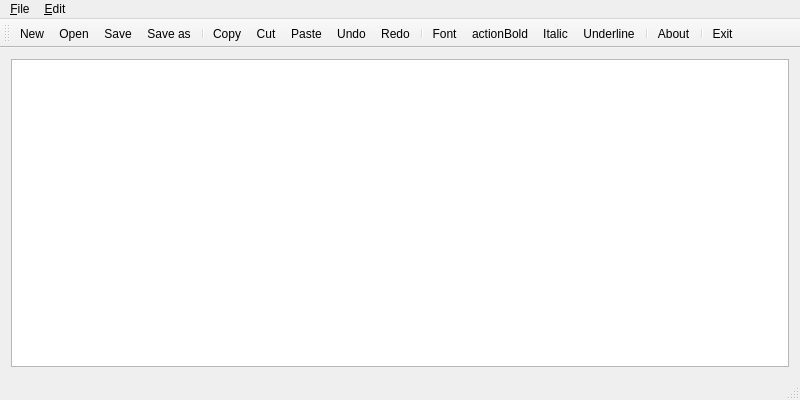
<?xml version="1.0" encoding="UTF-8"?>
<ui version="4.0">
 <class>Notepad</class>
 <widget class="QMainWindow" name="Notepad">
  <property name="geometry">
   <rect>
    <x>0</x>
    <y>0</y>
    <width>800</width>
    <height>400</height>
   </rect>
  </property>
  <property name="windowTitle">
   <string>Notepad</string>
  </property>
  <widget class="QWidget" name="centralWidget">
   <layout class="QVBoxLayout" name="verticalLayout">
    <item>
     <widget class="QTextEdit" name="textEdit"/>
    </item>
   </layout>
  </widget>
  <widget class="QMenuBar" name="menuBar">
   <property name="geometry">
    <rect>
     <x>0</x>
     <y>0</y>
     <width>800</width>
     <height>22</height>
    </rect>
   </property>
   <property name="nativeMenuBar">
    <bool>false</bool>
   </property>
   <widget class="QMenu" name="menuEdit">
    <property name="title">
     <string>&amp;Edit</string>
    </property>
    <addaction name="actionCopy"/>
    <addaction name="actionCut"/>
    <addaction name="actionPaste"/>
    <addaction name="separator"/>
    <addaction name="actionUndo"/>
    <addaction name="actionRedo"/>
    <addaction name="actionFont"/>
   </widget>
   <widget class="QMenu" name="menuFile">
    <property name="title">
     <string>&amp;File</string>
    </property>
    <addaction name="actionNew"/>
    <addaction name="actionOpen"/>
    <addaction name="actionSave"/>
    <addaction name="actionSave_as"/>
    <addaction name="separator"/>
    <addaction name="actionExit"/>
   </widget>
   <addaction name="menuFile"/>
   <addaction name="menuEdit"/>
  </widget>
  <widget class="QToolBar" name="mainToolBar">
   <property name="acceptDrops">
    <bool>false</bool>
   </property>
   <attribute name="toolBarArea">
    <enum>TopToolBarArea</enum>
   </attribute>
   <attribute name="toolBarBreak">
    <bool>false</bool>
   </attribute>
   <addaction name="actionNew"/>
   <addaction name="actionOpen"/>
   <addaction name="actionSave"/>
   <addaction name="actionSave_as"/>
   <addaction name="separator"/>
   <addaction name="actionCopy"/>
   <addaction name="actionCut"/>
   <addaction name="actionPaste"/>
   <addaction name="actionUndo"/>
   <addaction name="actionRedo"/>
   <addaction name="separator"/>
   <addaction name="actionFont"/>
   <addaction name="actionBold"/>
   <addaction name="actionItalic"/>
   <addaction name="actionUnderline"/>
   <addaction name="separator"/>
   <addaction name="actionAbout"/>
   <addaction name="separator"/>
   <addaction name="actionExit"/>
  </widget>
  <widget class="QStatusBar" name="statusBar"/>
  <action name="actionNew">
   <property name="icon">
    <iconset resource="notepad.qrc">
     <normaloff>:/images/new.png</normaloff>:/images/new.png</iconset>
   </property>
   <property name="text">
    <string>&amp;New</string>
   </property>
   <property name="toolTip">
    <string>New text document</string>
   </property>
   <property name="shortcut">
    <string>Ctrl+N</string>
   </property>
  </action>
  <action name="actionOpen">
   <property name="icon">
    <iconset resource="notepad.qrc">
     <normaloff>:/images/open.png</normaloff>:/images/open.png</iconset>
   </property>
   <property name="text">
    <string>&amp;Open</string>
   </property>
   <property name="toolTip">
    <string>Open file</string>
   </property>
   <property name="shortcut">
    <string>Ctrl+O</string>
   </property>
  </action>
  <action name="actionSave">
   <property name="icon">
    <iconset resource="notepad.qrc">
     <normaloff>:/images/save.png</normaloff>:/images/save.png</iconset>
   </property>
   <property name="text">
    <string>&amp;Save</string>
   </property>
   <property name="toolTip">
    <string>Save file</string>
   </property>
   <property name="shortcut">
    <string>Ctrl+S</string>
   </property>
  </action>
  <action name="actionSave_as">
   <property name="icon">
    <iconset resource="notepad.qrc">
     <normaloff>:/images/save_as.png</normaloff>:/images/save_as.png</iconset>
   </property>
   <property name="text">
    <string>Save &amp;as</string>
   </property>
   <property name="toolTip">
    <string>Save file as</string>
   </property>
   <property name="shortcut">
    <string>Alt+S</string>
   </property>
  </action>
  <action name="actionExit">
   <property name="icon">
    <iconset theme="exit.png" resource="notepad.qrc">
     <normaloff>:/images/exit.png</normaloff>:/images/exit.png</iconset>
   </property>
   <property name="text">
    <string>E&amp;xit</string>
   </property>
   <property name="toolTip">
    <string>Exit notepad</string>
   </property>
  </action>
  <action name="actionCopy">
   <property name="icon">
    <iconset resource="notepad.qrc">
     <normaloff>:/images/copy.png</normaloff>:/images/copy.png</iconset>
   </property>
   <property name="text">
    <string>&amp;Copy</string>
   </property>
   <property name="shortcut">
    <string>Ctrl+C</string>
   </property>
  </action>
  <action name="actionCut">
   <property name="icon">
    <iconset resource="notepad.qrc">
     <normaloff>:/images/cut.png</normaloff>:/images/cut.png</iconset>
   </property>
   <property name="text">
    <string>Cu&amp;t</string>
   </property>
   <property name="shortcut">
    <string>Ctrl+X</string>
   </property>
  </action>
  <action name="actionPaste">
   <property name="icon">
    <iconset resource="notepad.qrc">
     <normaloff>:/images/paste.png</normaloff>:/images/paste.png</iconset>
   </property>
   <property name="text">
    <string>&amp;Paste</string>
   </property>
   <property name="shortcut">
    <string>Ctrl+V</string>
   </property>
  </action>
  <action name="actionUndo">
   <property name="icon">
    <iconset resource="notepad.qrc">
     <normaloff>:/images/edit_undo.png</normaloff>:/images/edit_undo.png</iconset>
   </property>
   <property name="text">
    <string>&amp;Undo</string>
   </property>
   <property name="shortcut">
    <string>Ctrl+Z</string>
   </property>
  </action>
  <action name="actionRedo">
   <property name="icon">
    <iconset resource="notepad.qrc">
     <normaloff>:/images/edit_redo.png</normaloff>:/images/edit_redo.png</iconset>
   </property>
   <property name="text">
    <string>&amp;Redo</string>
   </property>
   <property name="shortcut">
    <string>Ctrl+Y</string>
   </property>
  </action>
  <action name="actionFont">
   <property name="icon">
    <iconset resource="notepad.qrc">
     <normaloff>:/images/font.png</normaloff>:/images/font.png</iconset>
   </property>
   <property name="text">
    <string>Font</string>
   </property>
   <property name="shortcut">
    <string>Ctrl+F</string>
   </property>
  </action>
  <action name="actionItalic">
   <property name="checkable">
    <bool>true</bool>
   </property>
   <property name="icon">
    <iconset resource="notepad.qrc">
     <normaloff>:/images/italic.png</normaloff>:/images/italic.png</iconset>
   </property>
   <property name="text">
    <string>Italic</string>
   </property>
   <property name="toolTip">
    <string>Italic font</string>
   </property>
   <property name="shortcut">
    <string>Ctrl+I</string>
   </property>
  </action>
  <action name="actionBold">
   <property name="checkable">
    <bool>true</bool>
   </property>
   <property name="icon">
    <iconset resource="notepad.qrc">
     <normaloff>:/images/bold.png</normaloff>:/images/bold.png</iconset>
   </property>
   <property name="text">
    <string>actionBold</string>
   </property>
   <property name="toolTip">
    <string>Bold</string>
   </property>
   <property name="shortcut">
    <string>Ctrl+B</string>
   </property>
  </action>
  <action name="actionUnderline">
   <property name="checkable">
    <bool>true</bool>
   </property>
   <property name="icon">
    <iconset resource="notepad.qrc">
     <normaloff>:/images/underline.png</normaloff>:/images/underline.png</iconset>
   </property>
   <property name="text">
    <string>Underline</string>
   </property>
   <property name="toolTip">
    <string>Underline</string>
   </property>
   <property name="shortcut">
    <string>Ctrl+U</string>
   </property>
  </action>
  <action name="actionAbout">
   <property name="icon">
    <iconset resource="notepad.qrc">
     <normaloff>:/images/info.png</normaloff>:/images/info.png</iconset>
   </property>
   <property name="text">
    <string>About</string>
   </property>
   <property name="toolTip">
    <string>About Notepad</string>
   </property>
  </action>
 </widget>
 <layoutdefault spacing="6" margin="11"/>
 <resources>
  <include location="notepad.qrc"/>
 </resources>
 <connections/>
</ui>
